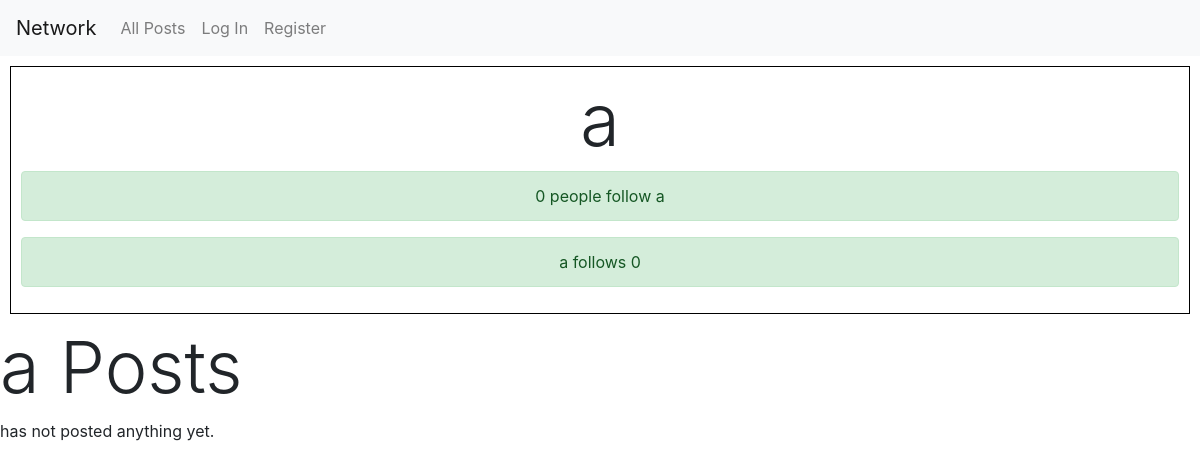
The page /profile/2 on the database its author committed.
### network/models.py (models this page shows)
class User(AbstractUser):
    following = models.ManyToManyField('User', related_name='followers')

### network/views.py (the view)
# urls.py: path('profile/<int:pk>', views.user_profile, name='user_profile'),
def user_profile(request, pk):
    profile_owner = User.objects.get(pk=pk)
    return render(request, 'network/profile.html', {'profile_owner': profile_owner})

### network/templates/network/profile.html (shortened to what this page needs)
{% extends 'network/layout.html' %}
{% block body %}
    <div class="profile">
        <h3 class="display-3" >{{ profile_owner.username }}</h3>
        <div class="alert alert-success">{{ profile_owner.followers.count }} people follow {{ profile_owner.username }}</div>
        <div class="alert alert-success">{{ profile_owner.username }} follows {{ profile_owner.following.count }}</div>
    </div>
    <h3 class="display-3">{{ profile_owner.username }} Posts</h3>
    {% for post in profile_owner.posts.all %}
       <div class="card-body d-flex flex-column align-items-start">
              <strong class="d-inline-block mb-2 text-primary"><a href="{% url 'user_profile' post.owner.id %}">{{ post.owner.username }}</a></strong>
              <div class="mb-1 text-muted">{{ post.time_created }}</div>
              <p class="card-text mb-auto">{{ post.content }}</p>
              <button class="btn btn-primary">{{ post.user_likes.count }}</button>
            </div>
    {% empty %}
        {{ user.username }} has not posted anything yet.
    {% endfor %}
{% endblock %}

### network/static/network/styles.css (style rules this page uses)
.profile { margin: 10px; padding: 10px; text-align: center; border: 1px solid black; }

### rows shown on the page
User: username "a", followers.count "0", following.count "0"
